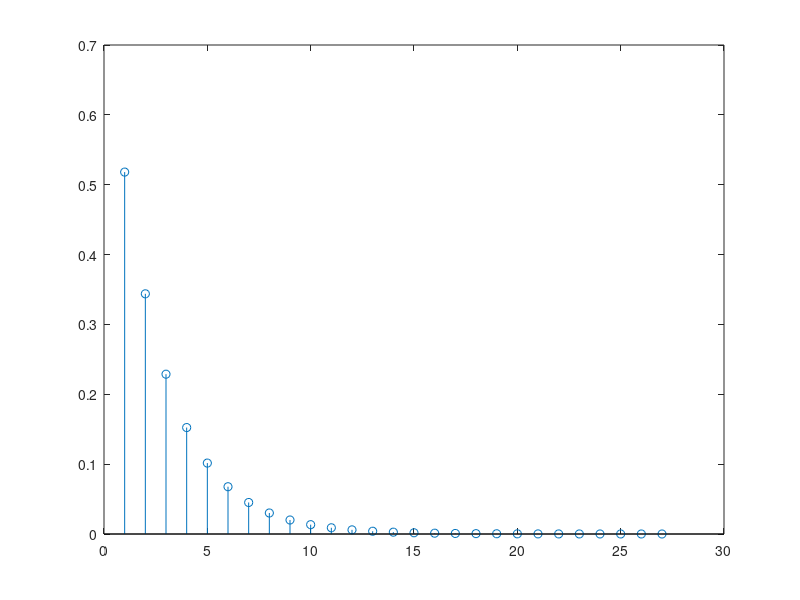

Source code (MATLAB):
% Seand Method
TOL = 0.00001; a = pi/4; b = 3*pi/8; fa = sin(a)-a;
fb = sin(b)-b; c = b-(fb*(b-a))/(fb-fa); fc = sin(c)-c;
i = 1;
disp('     n      Pn-1      f(Pn-1)      Pn      f(Pn)      Pn+1      f(Pn+1)');
disp([i a fa b fb c fc]);
c_list = [c];
while abs(c-b) > TOL
    a = b; b = c; fa = sin(a)-a;
    fb = sin(b)-b; c = b-(fb*(b-a))/(fb-fa);
    fc = sin(c)-c;
    i = i + 1;
    disp([i a fa b fb c fc]);
    c_list = [c_list c];
end
display(['Root calculated by Secant Method is x = ' num2str(c)]);
stem(c_list); 

%Newton Method
a = pi/4; j = 1; fa = sin(a)-a;
ga = cos(a)-1; d = a - fa/ga;
fd = sin(d)-d;
disp('   n      Pn-1      f(Pn-1)      Pn      f(Pn)');
disp([i a fa d fd]);
d_list = [d];
while abs(a-d) > TOL
    a = d; fa = sin(a)-a; ga = cos(a)-1;
    d = a - fa/ga; fd = sin(d)-d;
    j = j+1;
    d_list = [d_list d];
    disp([j a fa d fd]);
end
display(['Root calculated by Newton Method is x = ' num2str(d)]);
stem(d_list);

    
